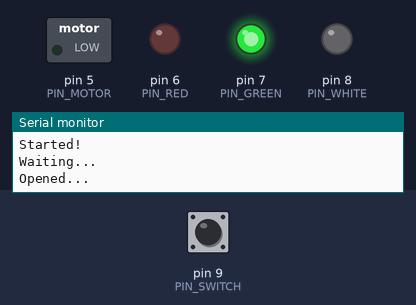
The sketch below on a simulated Arduino Uno, built with avr-gcc and run on an emulated ATmega328P. Parts: switched loads named in the sketch (green lamp = pin HIGH), output pins drawn as LEDs (lit = HIGH), the last lines printed to the serial monitor. Inputs (shaded band) come from the test bench; at power-on: pin 9 (PIN_SWITCH) HIGH. WiFi joins after 1.5 s; servers stay silent unless stated.

Above: at 2.2 s.
2.3 s: pin 9 (PIN_SWITCH) pulled LOW for 1 s
At 3.1 s:
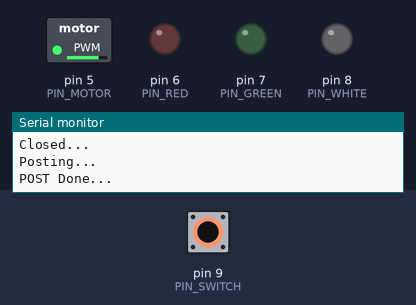
4.8 s: pin 9 (PIN_SWITCH) pulled LOW for 0.15 s
At 4.95 s:
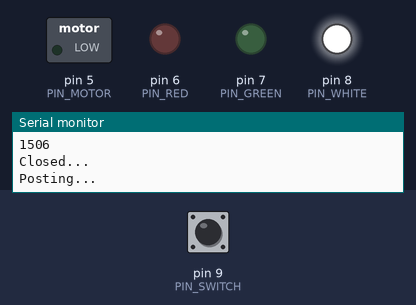
6.6 s: pin 9 (PIN_SWITCH) pulled LOW for 3.2 s
At 39.86 s:
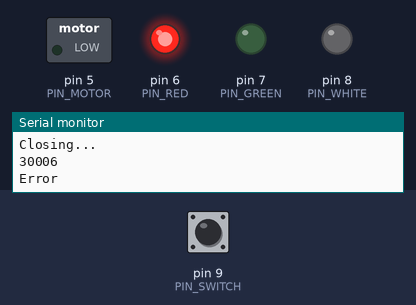
Timing chart, 0 to 41.3 s (numbered marks = the images above; inputs shaded):
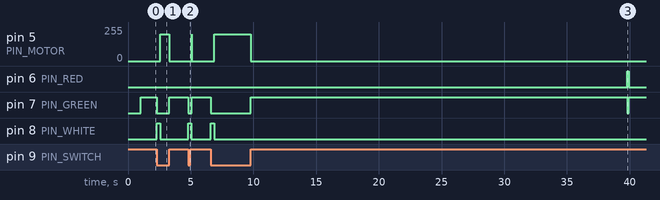

Measured:
- after the input at 2.3 s, pin 5 (PIN_MOTOR): 0/255 → 200/255 after 0.27 s, → 0/255 0.73 s later; pin 7 (PIN_GREEN): HIGH → LOW at once, → HIGH 1.0 s later; pin 8 (PIN_WHITE): LOW → HIGH at once, → LOW 0.25 s later
- after the input at 4.8 s, pin 5 (PIN_MOTOR): 0/255 → 200/255 after 0.27 s, → 0/255 0.01 s later; pin 7 (PIN_GREEN): HIGH → LOW at once, → HIGH 0.27 s later; pin 8 (PIN_WHITE): LOW → HIGH at once, → LOW 0.25 s later
- after the input at 6.6 s, pin 5 (PIN_MOTOR): 0/255 → 200/255 after 0.27 s, → 0/255 2.9 s later; pin 8 (PIN_WHITE): LOW → HIGH at once, → LOW 0.25 s later

The sketch:

door_fsm.ino
```cpp
#define CONSOLE

#include <Arduino.h>
#include <FiniteStateMachine.h>
#include <SPI.h>
#include <Ethernet.h>
#include <Console.h>

class Trigger {
  private:
    boolean value;

  public:
    Trigger() { }
    Trigger(boolean value) : value(value) { }

    virtual boolean update(FSM &fsm) {
      return value;
    }
};

class UserFunctionTrigger : public Trigger {
  private:
    boolean (*userUpdate)();

  public:
    UserFunctionTrigger(boolean (*userUpdate)()) : userUpdate(userUpdate) { }

    virtual boolean update(FSM &fsm) {
      return userUpdate();
    }
};

class TimeInCurrentStateTrigger : public Trigger {
  private:
    unsigned long time;

  public:
    TimeInCurrentStateTrigger(long time) : time(time) { }

    virtual boolean update(FSM &fsm) {
      return fsm.timeInCurrentState() >= time;
    }
};

class Transition {
  private:
    State &fromState;
    State &toState;
    Trigger &trigger;

  public:
    Transition(State &fromState, State &toState, Trigger &trigger) : fromState(fromState), toState(toState), trigger(trigger) { }

  public:
    boolean update(FSM &fsm) {
      if (&fsm.getCurrentState() != &fromState) {
        return false;
      }

      if (trigger.update(fsm)) {
        fsm.transitionTo(toState);
        return true;
      }
      return false;
    }
};

#define HOST        "192.168.0.127"
#define PIN_WHITE   8
#define PIN_GREEN   7
#define PIN_RED     6
#define PIN_SWITCH  9
#define PIN_MOTOR   5
#define RETRIES     3

byte mac[] = { 0xDE, 0xAD, 0xBE, 0xEF, 0xFE, 0xED };
byte ip[] = { 192, 168, 0, 5 };
byte gateway[] = { 192, 168, 0, 1 };
byte subnet[] = { 255, 255, 255, 0 };
byte dns[] = { 192, 168, 0, 1 };
static EthernetClient client;
long lastConnection = 0;

extern void waitingEnter();
extern void waitingUpdate();
extern void motorEnter();
extern void motorUpdate();
extern void motorLeave();
extern void doorOpenEnter();
extern void doorOpenUpdate();
extern void doorOpenLeave();
extern void doorClosedEnter();
extern void doorClosedUpdate();
extern void doorOpenLeave();
extern void errorEnter();
extern void errorUpdate();
extern boolean whenDoorClose();
extern boolean whenDoorOpen();

State waitingState(waitingEnter, waitingUpdate);
State motorState(motorEnter, motorUpdate, motorLeave);
State doorOpenState(doorOpenEnter, doorOpenUpdate, doorOpenLeave);
State doorClosedState(doorClosedEnter, doorClosedUpdate);
State errorState(errorEnter, errorUpdate);

UserFunctionTrigger doorOpenTrigger(whenDoorOpen);
UserFunctionTrigger doorCloseTrigger(whenDoorClose);
TimeInCurrentStateTrigger thirtySeconds(30000);
TimeInCurrentStateTrigger fiveSeconds(5000);
Trigger always(true);

#define NUMBER_OF_TRANSITIONS 8

Transition transitions[NUMBER_OF_TRANSITIONS] = {
  Transition(waitingState, doorOpenState, doorOpenTrigger),     // Waiting -> Open (when open)
  Transition(doorOpenState, doorClosedState, doorCloseTrigger), // Open -> Closed (when close)
  Transition(doorOpenState, errorState, thirtySeconds),         // Open -> Error (after 30s)
  Transition(doorClosedState, motorState, always),              // Closed -> Motor (always)
  Transition(motorState, waitingState, fiveSeconds),            // Motor -> Waiting (after 5s)
  Transition(motorState, doorOpenState, doorOpenTrigger),       // Motor -> Door Open (when open)
  Transition(errorState, waitingState, doorCloseTrigger),       // Error -> Waiting (when close)
  Transition(errorState, doorOpenState, doorOpenTrigger)        // Error -> Open (when open)
};

FSM fsm = FSM(waitingState);

void setup() {
  Serial.begin(9600);
  Serial.println("Started!");

  delay(1000);

  lastConnection = 0;

  Ethernet.begin(mac, ip, gateway, dns, subnet);

  pinMode(PIN_WHITE, OUTPUT);
  pinMode(PIN_GREEN, OUTPUT);
  pinMode(PIN_RED, OUTPUT);
  pinMode(PIN_MOTOR, OUTPUT);
  pinMode(PIN_SWITCH, INPUT);

  analogWrite(PIN_MOTOR, 0);
}

void loop() {
  for (int i = 0; i < NUMBER_OF_TRANSITIONS; ++i) {
    if (transitions[i].update(fsm)) {
      break;
    }
  }
  fsm.update();
  delay(10);
}

boolean whenDoorClose() {
  return digitalRead(PIN_SWITCH) == LOW;
}

boolean whenDoorOpen() {
  return !whenDoorClose();
}

boolean notify(const char *message) {
  LOG("Posting...");
  if (client.connect(HOST, 8080)) {
    client.println("POST /tweet HTTP/1.0");
    client.println("Host: " HOST);
    client.print("Content-Length: ");
    client.println(strlen(message) + strlen("status="));
    client.println();
    client.print("status=");

    client.println(message);
    delay(50);
    client.stop();
    LOG("POST Done...");
    lastConnection = millis();
    return true;
  }

  else {
    LOG("POST Failed...");
    Serial.print("Uptime: ");
    Serial.println(millis());
    Serial.print("Last Connection: ");
    Serial.println(lastConnection);
    Ethernet.begin(mac, ip, gateway, dns, subnet);
    return false;
  }
}


void notify(long elapsed) {
  String message = "door open for ";
  message += elapsed;
  message += "ms";
  char messageBody[64];
  message.toCharArray(messageBody, 64);
  for (int i = 0; i < RETRIES; ++i) {
    if (notify(messageBody)) {
      break;
    }
    else {
      digitalWrite(PIN_RED, HIGH);
      delay(500);
      digitalWrite(PIN_RED, LOW);
    }
  }
}

void waitingEnter() {
  LOG("Waiting...");
}

void waitingUpdate() {
}

void doorOpenEnter() {
  LOG("Opened...");
  digitalWrite(PIN_GREEN, HIGH);
}

void doorOpenUpdate() {
}

void doorOpenLeave() {
  LOG("Closing...");
  LOG(fsm.timeInCurrentState());
  digitalWrite(PIN_GREEN, LOW);
}

void doorClosedEnter() {
  LOG("Closed...");

  if (fsm.timeInPreviousState() > 100 && fsm.timeInPreviousState() < 15000) {
    digitalWrite(PIN_WHITE, HIGH);
    notify(fsm.timeInPreviousState());
    digitalWrite(PIN_WHITE, LOW);
  }
}

void doorClosedUpdate() {
}

void errorEnter() {
  LOG("Error");
}

void errorUpdate() {
  digitalWrite(PIN_RED, HIGH);
  delay(100);
  digitalWrite(PIN_RED, LOW);
}

void motorEnter() {
  analogWrite(PIN_MOTOR, 200);
}

void motorUpdate() {
}

void motorLeave() {
  analogWrite(PIN_MOTOR, 0);
}
```
